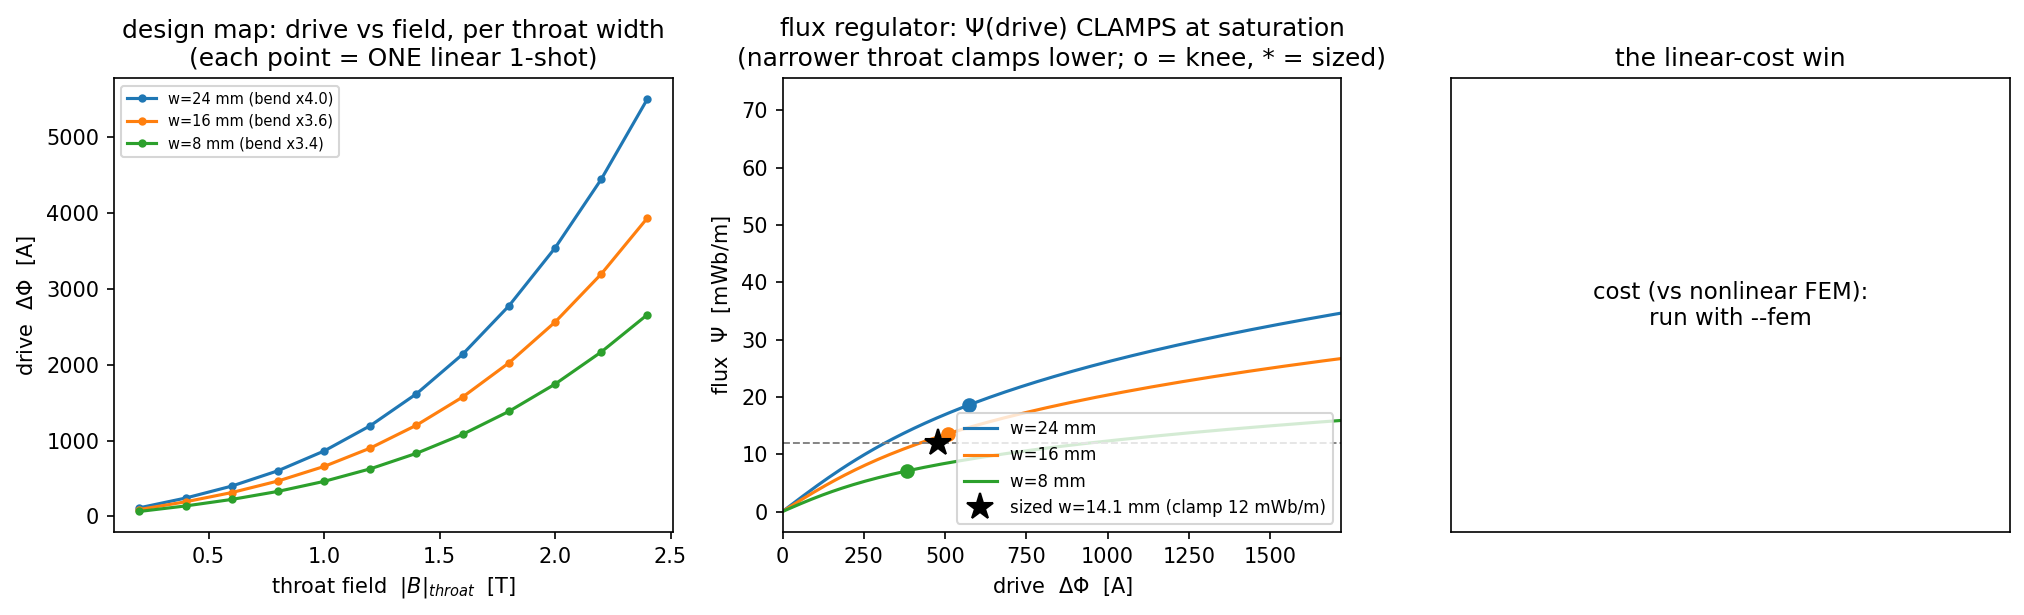

Generate this figure with Python:
r"""Maximally exploiting "nonlinear analysis done LINEARLY": a saturable-magnet
DESIGN SWEEP whose every nonlinear operating point is ONE linear hodograph solve.

The companion `chaplygin_hodograph_2d.py` established the engine: the 2-D hodograph
turns nonlinear current-free magnetostatics `div(nu(|B|) grad A) = 0` into a LINEAR
variable-coefficient problem (Molenbroek-Chaplygin), and for a slender saturable flux
guide that linear problem collapses to a single quadrature -- the "1-shot" drive

    DeltaPhi(Psi) = INT_0^L  nu(|B|(x)) |B|(x) dx ,     |B|(x) = Psi / w(x) ,

which reproduces the full nonlinear FEM Picard loop (to the slenderness error).

This file EXPLOITS that: a whole DESIGN SPACE -- a grid of (throat width x operating
field) -- is computed by ONE linear quadrature PER POINT, mesh-free, in milliseconds,
where the equivalent nonlinear FEM would need a Picard loop (many linear solves on a
curved mesh) at every point.  So the entire nonlinear design map is obtained at LINEAR
cost.  Concretely:

  * design_map(...)  -- the drive DeltaPhi(w_throat, B_throat) over a grid: a family of
    drive-vs-field curves, one per throat width, each BENDING UP as the throat
    saturates (the design content).  ~M quadratures, milliseconds.

  * transfer_curve(...) -- the engineering payoff: invert the map to the flux
    REGULATOR / field-limiter transfer Psi(drive).  As the throat saturates the curve
    CLAMPS (a given extra MMF pushes ever less extra flux), and a NARROWER throat
    clamps at LOWER flux -- the throat width is the design knob for the clamp level.

  * validate_vs_fem(...) -- run the full nonlinear FEM Picard at a few sample points
    (reusing chaplygin_hodograph_2d.solve_chaplygin): the 1-shot agrees to ~1-2 %
    (slenderness-limited), and each FEM point costs N (~10-15) Picard iterations -- the
    cost the linear sweep avoids at EVERY map point.

  * cost_summary(...) -- M map points at 1 quadrature each vs M x N_iter FEM linear
    solves: the design map is ~N_iter x (Picard) x (mesh-solve / quadrature) cheaper.

Honest scope: the 1-shot is the SLENDER-guide (fixed simple hodograph image) limit;
its error vs the true nonlinear field is the slenderness error (~1 % here, tightening
as the guide is made more slender -- see chaplygin_hodograph_2d.slenderness_trend).
The design map is exact to that error.  Genuinely 2-D fields (the field TURNS, the
hodograph image is a real region) need the linear hodograph PDE solve, not a quadrature
(`chaplygin_turning_guide_2d.py`); those too are LINEAR (one solve per case), so the
same "design space at linear cost" exploit applies one rung up.

run:  python chaplygin_design_sweep_2d.py            # design map + clamp (fast)
      python chaplygin_design_sweep_2d.py --fem      # + nonlinear FEM validation (slow)
"""
import math
import os
import sys
import time

import numpy as np

sys.path.insert(0, os.path.dirname(os.path.abspath(__file__)))
import chaplygin_hodograph_2d as ch                 # noqa: E402  the engine + FEM loop

MU0 = ch.MU0
_trap = np.trapezoid


# --------------------------------------------------------------------------- #
# the mesh-free 1-shot drive (the linear hodograph quadrature)
# --------------------------------------------------------------------------- #
def _w_of_x(xc, L, H, depth, Rc):
    """Analytic local guide width w(x) of the circular-notch throat (vectorised,
    mesh-free) -- the same profile chaplygin_hodograph_2d's _throat_geom returns."""
    yc = H / 2.0 + Rc - depth
    half = math.sqrt(max(0.0, Rc * Rc - (Rc - depth) ** 2))
    xx = np.asarray(xc) - L / 2.0
    return np.where(np.abs(xx) >= half, H,
                    2.0 * (yc - np.sqrt(np.maximum(0.0, Rc * Rc - xx * xx))))


def one_shot_drive(B_throat, depth, L=0.20, H=0.04, Rc=0.11, mur0=200.0, Bk=1.0,
                   n_quad=2001):
    """The drive (magnetomotive force) DeltaPhi to hold the throat at field B_throat,
    by ONE linear hodograph quadrature -- no mesh, no Picard iteration."""
    w_throat = H - 2.0 * depth
    Psi = B_throat * w_throat                         # flux carried at this throat field
    xs = np.linspace(0.0, L, n_quad)
    w = _w_of_x(xs, L, H, depth, Rc)
    Bx = Psi / w                                      # |B|(x) = Psi / w(x)
    nu = 1.0 / (MU0 * ch._mu_r(Bx, mur0, Bk))         # reluctivity nu(|B|)
    return float(_trap(nu * Bx, xs))


# --------------------------------------------------------------------------- #
# the design map: drive over (throat width x throat field), all 1-shot
# --------------------------------------------------------------------------- #
def design_map(depths=(0.008, 0.012, 0.016), B_throats=None, H=0.04, **kw):
    """A grid of one-shot drives DeltaPhi(w_throat, B_throat).  Returns the map, the
    saturation BEND per width, and the wall-clock cost (milliseconds for the whole
    map)."""
    if B_throats is None:
        B_throats = np.linspace(0.2, 2.4, 12)
    B_throats = np.asarray(B_throats, float)
    t0 = time.perf_counter()
    M = np.array([[one_shot_drive(float(B), float(d), H=H, **kw) for B in B_throats]
                  for d in depths])
    dt = time.perf_counter() - t0
    widths = [H - 2.0 * d for d in depths]
    # saturation bend: reluctance-per-field at the top vs bottom of the field range.
    bend = [(M[i, -1] / B_throats[-1]) / (M[i, 0] / B_throats[0]) for i in range(len(depths))]
    return {
        "depths": list(depths), "widths": widths, "B_throats": B_throats.tolist(),
        "drive": M.tolist(), "bend_per_width": [float(b) for b in bend],
        "n_points": int(M.size), "map_seconds": float(dt),
    }


def transfer_curve(depth, drives=None, H=0.04, B_max=3.0, n=160, **kw):
    """Invert the 1-shot to the flux REGULATOR transfer Psi(drive): for each drive
    (MMF) the flux that passes.  Saturation makes it CLAMP (concave).  Returns the
    curve + the knee (where the incremental permeance dPsi/d(drive) has fallen to half
    its small-signal value -- the clamp onset)."""
    w_throat = H - 2.0 * depth
    Bg = np.linspace(1e-3, B_max, n)                  # throat-field grid
    dr = np.array([one_shot_drive(float(B), float(depth), H=H, **kw) for B in Bg])
    Psi = Bg * w_throat                               # flux at each throat field
    perm = np.gradient(Psi, dr)                       # incremental permeance dPsi/d(drive)
    p0 = float(perm[0])                               # small-signal (unsaturated) permeance
    knee_idx = int(np.argmin(np.abs(perm - 0.5 * p0)))
    out = {
        "depth": float(depth), "w_throat": float(w_throat),
        "drive": dr.tolist(), "Psi": Psi.tolist(), "B_throat": Bg.tolist(),
        "perm0": p0, "knee_drive": float(dr[knee_idx]), "knee_Psi": float(Psi[knee_idx]),
        "knee_B": float(Bg[knee_idx]),
    }
    if drives is not None:                            # sample Psi at requested drives
        out["Psi_at"] = [float(np.interp(d, dr, Psi)) for d in drives]
        out["drives"] = list(drives)
    return out


# --------------------------------------------------------------------------- #
# validation against the full nonlinear FEM Picard loop (the cost the sweep avoids)
# --------------------------------------------------------------------------- #
def validate_vs_fem(samples=((0.012, (0.008, 0.024)),), mur0=200.0, Bk=1.0,
                    L=0.20, H=0.04, Rc=0.11, order=2, maxh=0.006):
    """Run the full 2-D nonlinear FEM Picard at sample (depth, Psi-list) points and
    compare to the 1-shot.  Returns the agreement + the Picard iteration counts (the
    per-point cost the linear sweep replaces with one quadrature)."""
    rows = []
    for depth, Psi_list in samples:
        r = ch.solve_chaplygin(Psi_list=Psi_list, mur0=mur0, Bk=Bk, L=L, H=H,
                               depth=depth, Rc=Rc, order=order, maxh=maxh)
        for Psi, Bt, nit, fem, one, rel in r["rows"]:
            rows.append({"depth": float(depth), "B_throat": float(Bt),
                         "fem_drive": float(fem), "one_shot_drive": float(one),
                         "rel_err": float(rel), "picard_iters": int(nit)})
    return {
        "rows": rows,
        "max_rel_err": float(max(r["rel_err"] for r in rows)),
        "mean_picard_iters": float(np.mean([r["picard_iters"] for r in rows])),
    }


def size_for_clamp(target_clamp_Psi, H=0.04, depth_lo=0.002, depth_hi=0.0195,
                   n_bisect=42, **kw):
    """INVERSE DESIGN at linear cost: size the throat so the flux regulator CLAMPS at a
    target flux level (the knee flux ``target_clamp_Psi``).  This is the engineer's
    actual step -- spec -> geometry -- not just a forward sweep.  The clamp knee
    ``knee_Psi`` is monotone-DECREASING in the throat depth (a narrower throat clamps
    lower), so bisect on the depth; every candidate is a handful of 1-shot quadratures,
    so the whole sizing is milliseconds and mesh-free.  Returns the sized geometry and
    the achieved clamp (verify it against the full nonlinear FEM via ``validate_vs_fem``
    at the sized depth to CLOSE the design loop)."""
    t0 = time.perf_counter()

    def knee(d):
        return transfer_curve(d, H=H, **kw)["knee_Psi"]

    lo, hi = depth_lo, depth_hi
    klo, khi = knee(lo), knee(hi)                     # klo (wide) > khi (narrow)
    for _ in range(n_bisect):
        mid = 0.5 * (lo + hi)
        if knee(mid) > target_clamp_Psi:             # too much clamp flux -> narrow it
            lo = mid
        else:
            hi = mid
    depth = 0.5 * (lo + hi)
    tc = transfer_curve(depth, H=H, **kw)
    return {
        "target_clamp_Psi": float(target_clamp_Psi),
        "sized_depth": float(depth),
        "sized_w_throat": float(H - 2.0 * depth),
        "achieved_knee_Psi": float(tc["knee_Psi"]),
        "achieved_knee_drive": float(tc["knee_drive"]),
        "achieved_knee_B": float(tc["knee_B"]),
        "rel_err": float(abs(tc["knee_Psi"] - target_clamp_Psi) / target_clamp_Psi),
        "sizing_seconds": float(time.perf_counter() - t0),
        "feasible_Psi_range": [float(khi), float(klo)],   # [narrowest, widest]
    }


def cost_summary(mp, val):
    """The linear-cost win: M map points at 1 quadrature each vs the equivalent
    nonlinear FEM (M points x mean Picard iterations linear solves)."""
    M = mp["n_points"]
    iters = val["mean_picard_iters"]
    return {
        "map_points": M, "map_ms": mp["map_seconds"] * 1e3,
        "mean_picard_iters": iters,
        "fem_equiv_linear_solves": int(round(M * iters)),
        "one_shot_solves": M,
        "iters_saved_per_point": iters,
    }


def run(with_fem=False, target_clamp_mWb=12.0):
    mp = design_map()
    curves = [transfer_curve(d) for d in mp["depths"]]
    sizing = size_for_clamp(target_clamp_mWb * 1e-3)        # spec -> geometry (linear cost)
    out = {"design_map": mp, "transfer": curves, "sizing": sizing}
    if with_fem:
        val = validate_vs_fem(samples=((0.008, (0.008, 0.024)),
                                       (0.016, (0.004, 0.012))))
        out["validation"] = val
        out["cost"] = cost_summary(mp, val)
        # CLOSE the design loop: FEM-verify the SIZED design at its clamp knee.
        out["sizing_fem"] = validate_vs_fem(
            samples=((sizing["sized_depth"], (sizing["achieved_knee_Psi"],)),))
    return out


def _plot(out):
    import matplotlib
    matplotlib.use("Agg")
    import matplotlib.pyplot as plt
    fig, (axA, axB, axC) = plt.subplots(1, 3, figsize=(13.6, 4.2), dpi=150)
    mp = out["design_map"]
    B = np.array(mp["B_throats"])
    colors = ["C0", "C1", "C2", "C3"]

    # Panel A: the design map -- drive vs throat field, one curve per throat width
    for i, (w, drv) in enumerate(zip(mp["widths"], mp["drive"])):
        axA.plot(B, np.array(drv), "o-", color=colors[i % 4], ms=3,
                 label=f"w={w*1e3:.0f} mm (bend x{mp['bend_per_width'][i]:.1f})")
    val = out.get("validation")
    if val is not None:
        bb = [r["B_throat"] for r in val["rows"]]
        ff = [r["fem_drive"] for r in val["rows"]]
        axA.plot(bb, ff, "kx", ms=9, mew=2, label="nonlinear FEM (validate)")
    axA.set_xlabel("throat field  $|B|_{throat}$  [T]"); axA.set_ylabel("drive  $\\Delta\\Phi$  [A]")
    axA.set_title("design map: drive vs field, per throat width\n(each point = ONE linear 1-shot)")
    axA.legend(fontsize=7, loc="upper left")

    # Panel B: the flux-regulator transfer curve Psi(drive) -- the clamp
    for i, c in enumerate(out["transfer"]):
        axB.plot(np.array(c["drive"]), np.array(c["Psi"]) * 1e3, "-", color=colors[i % 4],
                 label=f"w={c['w_throat']*1e3:.0f} mm")
        axB.plot(c["knee_drive"], c["knee_Psi"] * 1e3, "o", color=colors[i % 4], ms=6)
    sz = out.get("sizing")
    if sz is not None:                                # the INVERSE design: spec -> width
        axB.axhline(sz["target_clamp_Psi"] * 1e3, color="0.5", ls="--", lw=0.9)
        axB.plot(sz["achieved_knee_drive"], sz["achieved_knee_Psi"] * 1e3, "*",
                 color="k", ms=13,
                 label=f"sized w={sz['sized_w_throat']*1e3:.1f} mm "
                       f"(clamp {sz['target_clamp_Psi']*1e3:.0f} mWb/m)")
    axB.set_xlabel("drive  $\\Delta\\Phi$  [A]"); axB.set_ylabel("flux  $\\Psi$  [mWb/m]")
    axB.set_title("flux regulator: $\\Psi$(drive) CLAMPS at saturation\n(narrower throat clamps lower; o = knee, * = sized)")
    axB.set_xlim(0, max(c["knee_drive"] for c in out["transfer"]) * 3.0)
    axB.legend(fontsize=8, loc="lower right")

    # Panel C: the linear-cost win
    cost = out.get("cost")
    if cost is not None:
        bars = axC.bar(["1-shot\n(this sweep)", "nonlinear FEM\n(equivalent)"],
                       [cost["one_shot_solves"], cost["fem_equiv_linear_solves"]],
                       color=["C0", "C3"])
        axC.set_yscale("log"); axC.set_ylabel("linear solves for the whole map")
        for b, v in zip(bars, [cost["one_shot_solves"], cost["fem_equiv_linear_solves"]]):
            axC.text(b.get_x() + b.get_width() / 2, v, f"{v}", ha="center", va="bottom", fontsize=9)
        axC.set_title(f"{cost['map_points']} nonlinear points in {cost['map_ms']:.0f} ms\n"
                      f"(FEM: ~{cost['mean_picard_iters']:.0f} Picard iters EACH)")
    else:
        axC.text(0.5, 0.5, "cost (vs nonlinear FEM):\nrun with --fem", ha="center", va="center",
                 transform=axC.transAxes, fontsize=11)
        axC.set_xticks([]); axC.set_yticks([]); axC.set_title("the linear-cost win")

    png = os.path.splitext(os.path.abspath(__file__))[0] + ".png"
    fig.tight_layout(); fig.savefig(png, bbox_inches="tight"); plt.close(fig)
    print(f"  figure saved: {png}")


def main():
    with_fem = "--fem" in sys.argv
    print("Nonlinear-as-linear: a saturable-magnet DESIGN SWEEP at linear cost\n")
    out = run(with_fem=with_fem)
    mp = out["design_map"]
    print(f"  design map: {mp['n_points']} nonlinear operating points "
          f"({len(mp['depths'])} throat widths x {len(mp['B_throats'])} fields) "
          f"in {mp['map_seconds']*1e3:.1f} ms (mesh-free 1-shot each):")
    for w, drv, bend in zip(mp["widths"], mp["drive"], mp["bend_per_width"]):
        print(f"    w_throat = {w*1e3:4.0f} mm:  drive {drv[0]:7.1f} A (B={mp['B_throats'][0]:.1f} T) "
              f"-> {drv[-1]:7.1f} A (B={mp['B_throats'][-1]:.1f} T)  bend x{bend:.2f} (saturation)")
    print(f"  flux-regulator clamp (the field-limiter design knob):")
    for c in out["transfer"]:
        print(f"    w_throat = {c['w_throat']*1e3:4.0f} mm:  clamp knee at Psi = {c['knee_Psi']*1e3:.2f} "
              f"mWb/m  (B_throat = {c['knee_B']:.2f} T, drive = {c['knee_drive']:.0f} A)")
    print(f"    -> a narrower throat clamps the flux at a LOWER level (knee Psi ~ Bk*w_throat).")
    sz = out["sizing"]
    print(f"  INVERSE DESIGN (spec -> geometry, linear cost):")
    print(f"    target clamp Psi = {sz['target_clamp_Psi']*1e3:.1f} mWb/m"
          f"  ->  sized throat w = {sz['sized_w_throat']*1e3:.2f} mm"
          f"  (depth {sz['sized_depth']*1e3:.2f} mm)")
    print(f"    achieved clamp = {sz['achieved_knee_Psi']*1e3:.2f} mWb/m "
          f"(rel.err {sz['rel_err']:.1e}) at drive {sz['achieved_knee_drive']:.0f} A, "
          f"sized in {sz['sizing_seconds']*1e3:.1f} ms")
    if "sizing_fem" in out:
        sf = out["sizing_fem"]["rows"][0]
        print(f"    FEM check of the sized design: 1-shot {sf['one_shot_drive']:.1f} A "
              f"vs FEM {sf['fem_drive']:.1f} A (rel.err {sf['rel_err']:.1e}) -> design loop CLOSED")
    if with_fem:
        val, cost = out["validation"], out["cost"]
        print(f"  nonlinear FEM validation (Picard loop at {len(val['rows'])} sample points):")
        for r in val["rows"]:
            print(f"    w={ (0.04-2*r['depth'])*1e3:.0f} mm, B={r['B_throat']:.2f} T:  "
                  f"FEM {r['fem_drive']:7.1f} A vs 1-shot {r['one_shot_drive']:7.1f} A  "
                  f"(rel.err {r['rel_err']:.1e}, {r['picard_iters']} Picard iters)")
        print(f"    max rel.err = {val['max_rel_err']:.1e} (slenderness-limited)")
        print(f"  THE LINEAR-COST WIN: {cost['map_points']} nonlinear points in "
              f"{cost['map_ms']:.0f} ms = {cost['one_shot_solves']} quadratures; the equivalent")
        print(f"    nonlinear FEM = {cost['map_points']} x ~{cost['mean_picard_iters']:.0f} Picard "
              f"iters = ~{cost['fem_equiv_linear_solves']} curved-mesh linear solves.")
    else:
        print("  nonlinear FEM validation + cost: run with  --fem  (slow)")
    print("\n  => the hodograph made saturation a COEFFICIENT, so an ENTIRE nonlinear design")
    print("     space is one linear quadrature per point -- explored at linear cost, where the")
    print("     nonlinear FEM Picard would be prohibitive.")
    _plot(out)


if __name__ == "__main__":
    main()
